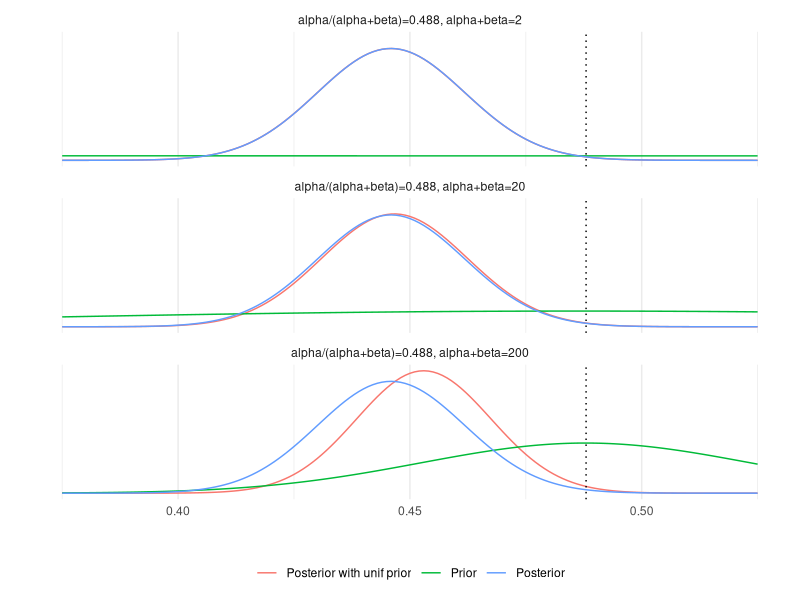

Recreate this plot in R.
## ---- chunk 1
library(ggplot2)
theme_set(theme_minimal())
library(tidyr)
library(dplyr)
## ---- chunk 2
a <- 437
b <- 543
## ---- chunk 3
df1 <- data.frame(theta = seq(0.375, 0.525, 0.001))
## ---- chunk 4
df1$pu <- dbeta(df1$theta, a+1, b+1)
## ---- chunk 5
n <- c(2, 20, 200) # prior counts
apr <- 0.488 # prior ratio of success

# helperf returns for given number of prior observations, prior ratio
# of successes, number of observed successes and failures and a data
# frame with values of theta, a new data frame with prior and posterior
# values evaluated at points theta.
helperf <- function(n, apr, a, b, df)
  cbind(df, pr = dbeta(df$theta, n*apr, n*(1-apr)), po = dbeta(df$theta, n*apr + a, n*(1-apr) + b), n = n)
# lapply function over prior counts n and pivot results into key-value pairs.
df2 <- lapply(n, helperf, apr, a, b, df1) %>%
  do.call(rbind, args = .) %>%
  pivot_longer(!c(theta, n), names_to = "grp", values_to = "p") %>%
  mutate(grp = factor(grp, labels=c('Posterior with unif prior', 'Prior', 'Posterior')))
# add correct labels for plotting
df2$title <- factor(paste0('alpha/(alpha+beta)=0.488, alpha+beta=',df2$n))
## ---- chunk 6
ggplot(data = df2) +
  geom_line(aes(theta, p, color = grp)) +
  geom_vline(xintercept = 0.488, linetype = 'dotted') +
  facet_wrap(~title, ncol = 1) +
  labs(x = '', y = '') +
  scale_y_continuous(breaks = NULL) +
  theme(legend.position = 'bottom', legend.title = element_blank())
